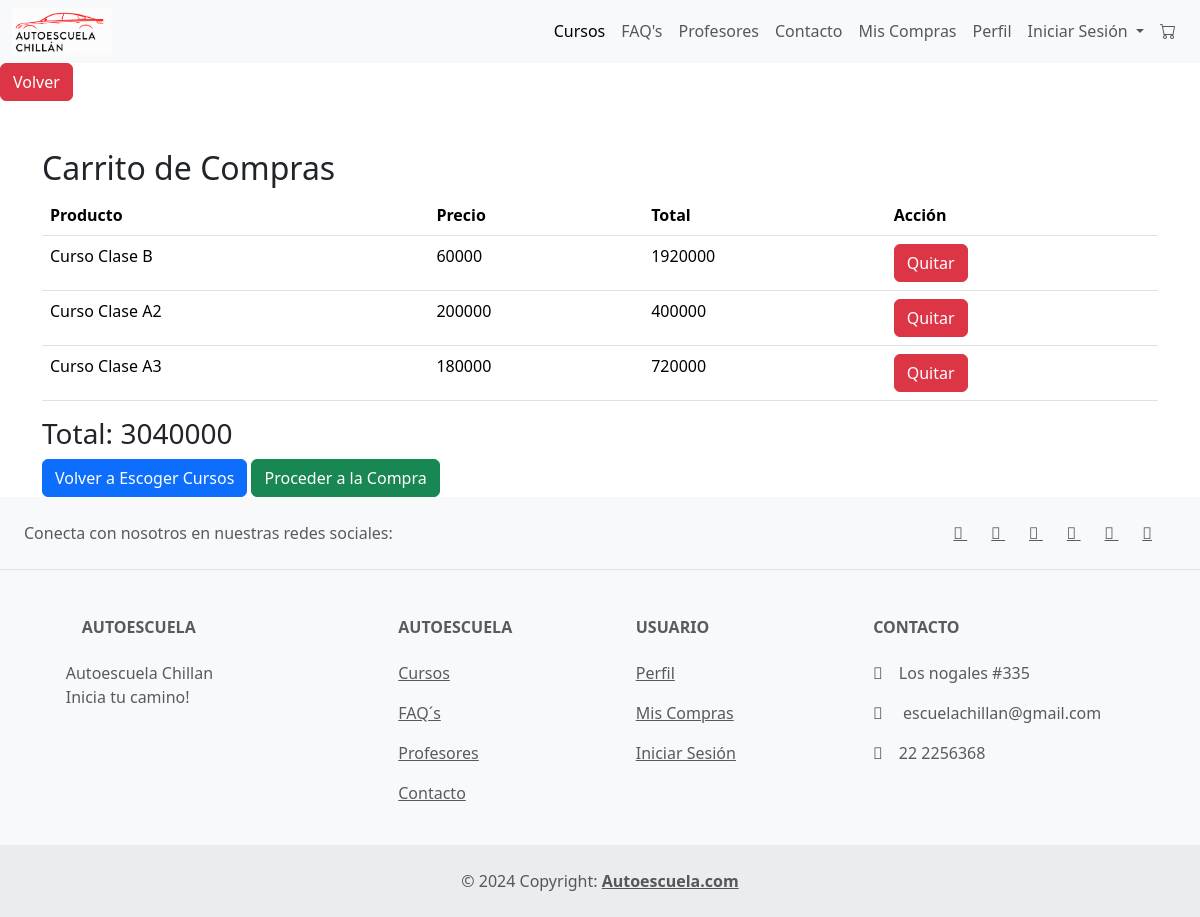
Page /carrito/ (signed in) on the earlier database version.
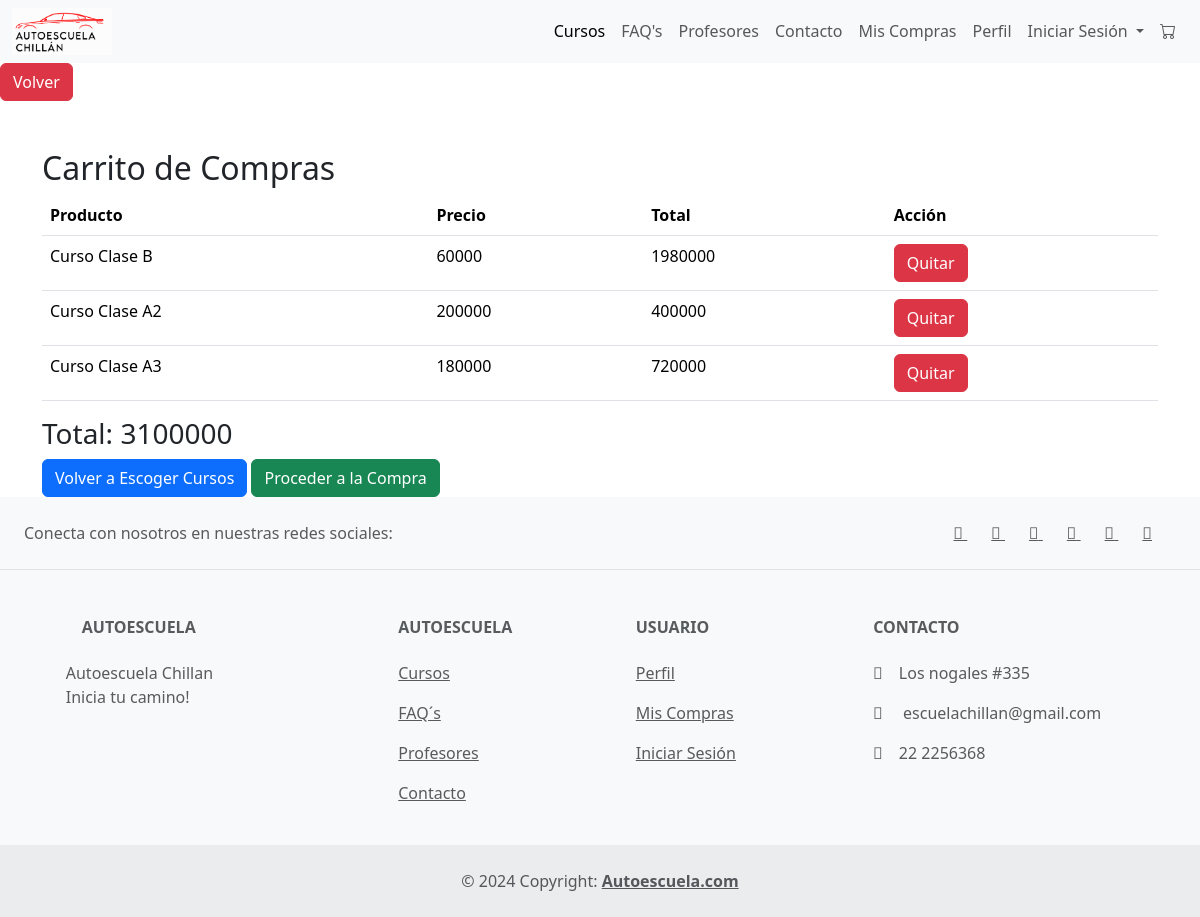
Same page on the later database version.
### aplicacion/models.py (models this page shows, shortened)
class CarritoItem(models.Model):
    producto = models.ForeignKey(Producto, on_delete=models.CASCADE)
    compra = models.ForeignKey(Compra, on_delete=models.CASCADE, null=True, blank=True)
    cantidad = models.PositiveIntegerField(default=1)
    @property
    def total_price(self):
        return self.cantidad * self.producto.precio

class Producto(models.Model):
    nombre = models.CharField(max_length=100, verbose_name="Nombre del curso")
    precio = models.PositiveIntegerField( verbose_name="Precio")
    cursos = models.CharField(max_length=20, choices=Cursos, verbose_name="Cursos")
    cupos = models.PositiveIntegerField(verbose_name="Cupos", default=30)
    descripcion = models.TextField(verbose_name="Descripción del curso")
    imagen_curso = models.ImageField(upload_to='cursos/', verbose_name="Imagen Curso")

### aplicacion/views.py (the view)
# urls.py: path('carrito/', carrito , name='carrito'),
@login_required
def carrito(request):
    items_carrito = CarritoItem.objects.all()
    total = sum(item.total_price for item in items_carrito)
    return render(request, 'Autoescuela/carrito.html', {'items_carrito': items_carrito, 'total': total, 'perfil': perfil})

### aplicacion/views.py (called while the page is built)
def navbar_context(request):
    usuario_autenticado = request.user.is_authenticated
    tiene_compras = False
    if usuario_autenticado:
        try:
            perfil = Perfil.objects.get(usuario=request.user)
            items_carrito = CarritoItem.objects.filter(compra__perfil=perfil, compra=None)
            tiene_compras = items_carrito.exists()
        except Perfil.DoesNotExist:
            pass
    return {
        'usuario_autenticado': usuario_autenticado,
        'tiene_compras': tiene_compras,
    }

### aplicacion/templates/Autoescuela/carrito.html (shortened to what this page needs)
{% extends "Autoescuela/base.html" %}
{% load static %}
{% block contenido %}
<div class="container mt-5">
    <h2>Carrito de Compras</h2>
    <table class="table">
        <thead>
            <tr>
                <th>Producto</th>
                <th>Precio</th>
                <th>Total</th>
                <th>Acción</th>
            </tr>
        </thead>
        <tbody>
            {% for item in items_carrito %}
            <tr>
                <td>{{ item.producto.nombre }}</td>
                <td>{{ item.producto.precio }}</td>
                <td>{{ item.total_price }}</td>
                <td>
                    <form method="post" action="{% url 'quitar_del_carrito' item.producto.id %}">
                        <button type="submit" class="btn btn-danger">Quitar</button>
                    </form>
                </td>
            </tr>
            {% endfor %}
        </tbody>
    </table>
    <h3>Total: {{ total }}</h3>
    <a href="{% url 'cursos' %}" class="btn btn-primary">Volver a Escoger Cursos</a>
    <a href="{% url 'formpago' %}" class="btn btn-success">Proceder a la Compra</a>
</div>
{% endblock %}

### aplicacion/templates/Autoescuela/base.html (shortened to what this page needs)
{% load static %}
{% load crispy_forms_tags %}
<!DOCTYPE html>
<html lang="es">
<head>
  <link href="https://cdn.jsdelivr.net/npm/bootstrap@5.3.3/dist/css/bootstrap.min.css" rel="stylesheet">
  <link rel="stylesheet" href="https://cdn.jsdelivr.net/npm/bootstrap-icons@1.7.1/font/bootstrap-icons.css">
  <link rel="stylesheet" href={% static 'aplicacion/estilos/css'%}>
  <link rel="stylesheet" href="https://cdnjs.cloudflare.com/ajax/libs/font-awesome/4.7.0/css/font-awesome.min.css">
</head>
<body>
  <nav class="navbar navbar-expand-sm bg-body-tertiary">
    <div class="container-fluid">
        <a href="{% url 'index' %}">
            <img src="{% static 'aplicacion/img/logo-autoescuela-2_1.png' %}" width="100px">
        </a>
        <div class="collapse navbar-collapse" id="navbarNavDropdown">
            <ul class="navbar-nav ms-auto">
                <li class="nav-item">
                    <a class="nav-link active" aria-current="page" href="{% url 'cursos'%}">Cursos</a>
                </li>
                <li class="nav-item">
                    <a class="nav-link" href="{% url 'faqs' %}">FAQ's</a>
                </li>
                <li class="nav-item">
                    <a class="nav-link" href="{% url 'profesores' %}">Profesores</a>
                </li>
                <li class="nav-item">
                    <a class="nav-link" href="{% url 'contacto' %}">Contacto</a>
                </li>
                <li class="nav-item">
                    <a class="nav-link" href="{% url 'miscompras' %}">Mis Compras</a>
                </li>
                <li class="nav-item">
                    <a class="nav-link" href="{% url 'perfil' %}">Perfil</a>
                </li>
                <li class="nav-item dropdown">
                    <a class="nav-link dropdown-toggle" href="#" role="button" data-bs-toggle="dropdown" aria-expanded="false">
                        Iniciar Sesión
                    </a>
                </li>
            </ul>
            <ul class="navbar-nav d-flex flex-row me-1">
                <li class="nav-item me-3 me-lg-0">
                    {% if usuario_autenticado and tiene_compras %}
                        <a class="nav-link" href="{% url 'carrito' %}"><i class="bi bi-cart"></i></a>
                    {% else %}
                        <a class="nav-link disabled text-muted" href="#" tabindex="-1" aria-disabled="true"><i class="bi bi-cart"></i></a>
                    {% endif %}
                </li>
            </ul>
        </div>
    </div>
</nav>
  <button onclick="goBack()" type="button" class="btn btn-danger">Volver</button>
{% block contenido %}
{% endblock %}
<footer class="text-center text-lg-start bg-body-tertiary text-muted">
    <section class="d-flex justify-content-center justify-content-lg-between p-4 border-bottom">
      <div class="me-5 d-none d-lg-block">
        <span>Conecta con nosotros en nuestras redes sociales:</span>
      </div>
      <div>
        <a href="" class="me-4 text-reset">
          <i class="fab fa-facebook-f"></i>
        </a>
        <a href="" class="me-4 text-reset">
          <i class="fab fa-twitter"></i>
        </a>
        <a href="" class="me-4 text-reset">
          <i class="fab fa-google"></i>
        </a>
        <a href="" class="me-4 text-reset">
          <i class="fab fa-instagram"></i>
        </a>
        <a href="" class="me-4 text-reset">
          <i class="fab fa-linkedin"></i>
        </a>
        <a href="" class="me-4 text-reset">
          <i class="fab fa-github"></i>
        </a>
      </div>
    </section>
    <section class="">
      <div class="container text-center text-md-start mt-5">
        <div class="row mt-3">
          <div class="col-md-3 col-lg-4 col-xl-3 mx-auto mb-4">
            <h6 class="text-uppercase fw-bold mb-4">
              Autoescuela
            </h6>
            <p>
              Autoescuela Chillan
              <br>
                Inicia tu camino!
            </p>
          </div>
          <div class="col-md-2 col-lg-2 col-xl-2 mx-auto mb-4">
            <h6 class="text-uppercase fw-bold mb-4">
              Autoescuela
            </h6>
            <p>
              <a href="{% url 'cursos' %}" class="text-reset">Cursos</a>
            </p>
            <p>
              <a href="{% url 'faqs' %}" class="text-reset">FAQ´s</a>
            </p>
            <p>
              <a href="{% url 'profesores' %}" class="text-reset">Profesores</a>
            </p>
            <p>
              <a href="{% url 'contacto' %}"class="text-reset">Contacto</a>
            </p>
          </div>
          <div class="col-md-3 col-lg-2 col-xl-2 mx-auto mb-4">
            <h6 class="text-uppercase fw-bold mb-4">
              Usuario
            </h6>
            <p>
              <a href="{% url 'perfil' %}" class="text-reset">Perfil</a>
            </p>
            <p>
              <a href="{% url 'miscompras' %}" class="text-reset">Mis Compras</a>
            </p>
            <p>
              <a href="{% url 'inicioSesionEstud' %}" class="text-reset">Iniciar Sesión</a>
            </p>
          </div>
          <div class="col-md-4 col-lg-3 col-xl-3 mx-auto mb-md-0 mb-4">
            <h6 class="text-uppercase fw-bold mb-4">Contacto</h6>
            <p><i class="fas fa-home me-3"></i>Los nogales #335</p>
            <p>
              <i class="fas fa-envelope me-3"></i>
              escuelachillan@gmail.com
            </p>
            <p><i class="fas fa-phone me-3"></i>22 2256368</p>
          </div>
        </div>
      </div>
    </section>
    <div class="text-center p-4" style="background-color: rgba(0, 0, 0, 0.05);">
      © 2024 Copyright:
      <a class="text-reset fw-bold" href="https://mdbootstrap.com/">Autoescuela.com</a>
    </div>
  </footer>
  </body>

Differences in the rows shown:
changed CarritoItem "Curso Clase B": total_price "1920000" → "1980000"
Other differences:
{{ total }}: "3040000" → "3100000"
